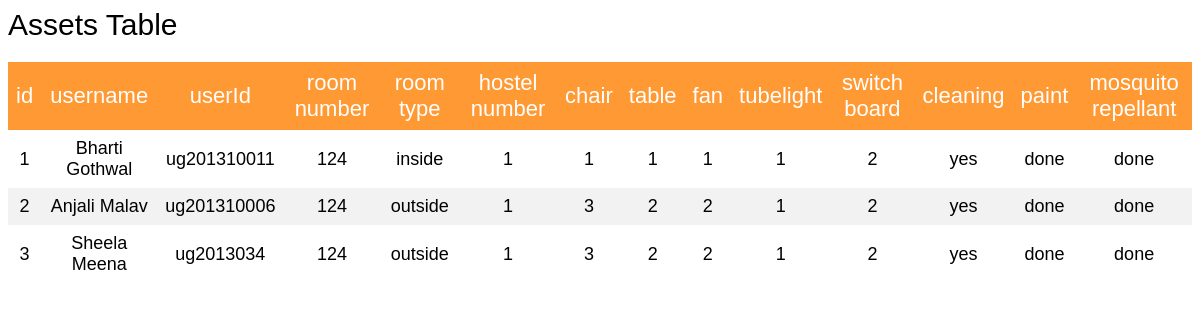
Screenshot of /assets.php with the database file from the repository.
### tables this page shows
CREATE TABLE IF NOT EXISTS `assets` (
  `id` int(3) NOT NULL,
  `username` varchar(50) NOT NULL,
  `userId` varchar(12) NOT NULL,
  `roomNumber` int(3) NOT NULL,
  `roomType` varchar(8) NOT NULL,
  `hostelNumber` int(3) NOT NULL,
  `chair` int(1) NOT NULL,
  `table` int(1) NOT NULL,
  `fan` int(1) NOT NULL,
  `tubelight` int(1) NOT NULL,
  `swicth Board` int(1) NOT NULL,
  `cleaning` varchar(3) NOT NULL,
  `paint` varchar(8) NOT NULL,
  `Mosquito Repellant` varchar(8) NOT NULL,
  PRIMARY KEY (`id`)
);

### assets.php (the view, shortened to what this page needs)
<html>
<head>
</head>
    <body>
	    <h1>Assets Table</h1>
        <table>
        <thead>
            <tr>
                <th>id</th>
                <th>username</th>
				<th>userId</th>
				<th>room number</th>
				<th>room type</th>
				<th>hostel number</th>
				<th>chair</th>
				<th>table</th>
				<th>fan</th>
				<th>tubelight</th>
				<th>switch board</th>
				<th>cleaning</th>
				<th>paint</th>
				<th>mosquito repellant</th>
            </tr>
        </thead>
        <tbody>
        <?php
            $results = mysql_query("SELECT * FROM assets ");
            while($row = mysql_fetch_array($results)) {
            ?>
                <tr>
                    <td><?php echo $row['id']?></td>
                    <td><?php echo $row['username']?></td>
					<td><?php echo $row['userId']?></td>
					<td><?php echo $row['roomNumber']?></td>
					<td><?php echo $row['roomType']?></td>
					<td><?php echo $row['hostelNumber']?></td>
					<td><?php echo $row['chair']?></td>
					<td><?php echo $row['table']?></td>
					<td><?php echo $row['fan']?></td>
					<td><?php echo $row['tubelight']?></td>
				    <td><?php echo $row['swicth Board']?></td>
				    <td><?php echo $row['cleaning']?></td>
					<td><?php echo $row['paint']?></td>
					<td><?php echo $row['Mosquito Repellant']?></td>
				</tr>
            <?php
            }
            ?>
            </tbody>
            </table>
    </body>
</html>

### assets.php (style rules this page uses)
table { border-collapse: collapse; width: 100%; }
th, td { text-align: center; padding: 8px; font:18px arial, sans-serif; font-weight: 20%; }
tr:nth-child(even) { background-color: #f2f2f2 }
th { background-color: #ff9933; color: white; font:22px arial, sans-serif; }
h1 { font:30px arial, sans-serif; }

### rows the page displays
assets: id "1", username "Bharti Gothwal", userId "ug201310011", roomNumber "124", roomType "inside", hostelNumber "1", chair "1", table "1", fan "1", tubelight "1", swicth Board "2", cleaning "yes", paint "done", Mosquito Repellant "done"
assets: id "2", username "Anjali Malav", userId "ug201310006", roomNumber "124", roomType "outside", hostelNumber "1", chair "3", table "2", fan "2", tubelight "1", swicth Board "2", cleaning "yes", paint "done", Mosquito Repellant "done"
assets: id "3", username "Sheela Meena", userId "ug2013034", roomNumber "124", roomType "outside", hostelNumber "1", chair "3", table "2", fan "2", tubelight "1", swicth Board "2", cleaning "yes", paint "done", Mosquito Repellant "done"
